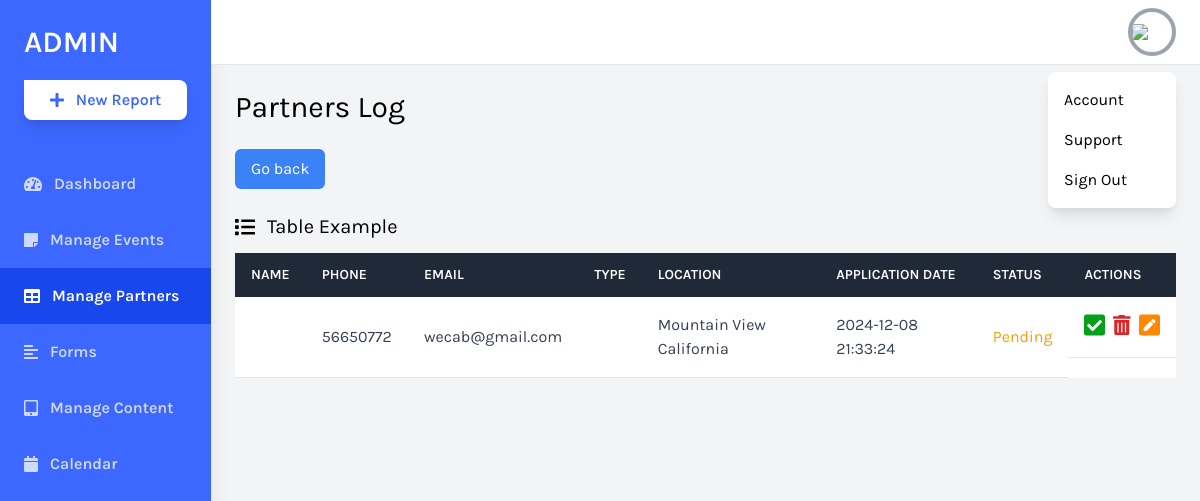
Page /daskboard/partnerLog.php on the earlier database version.
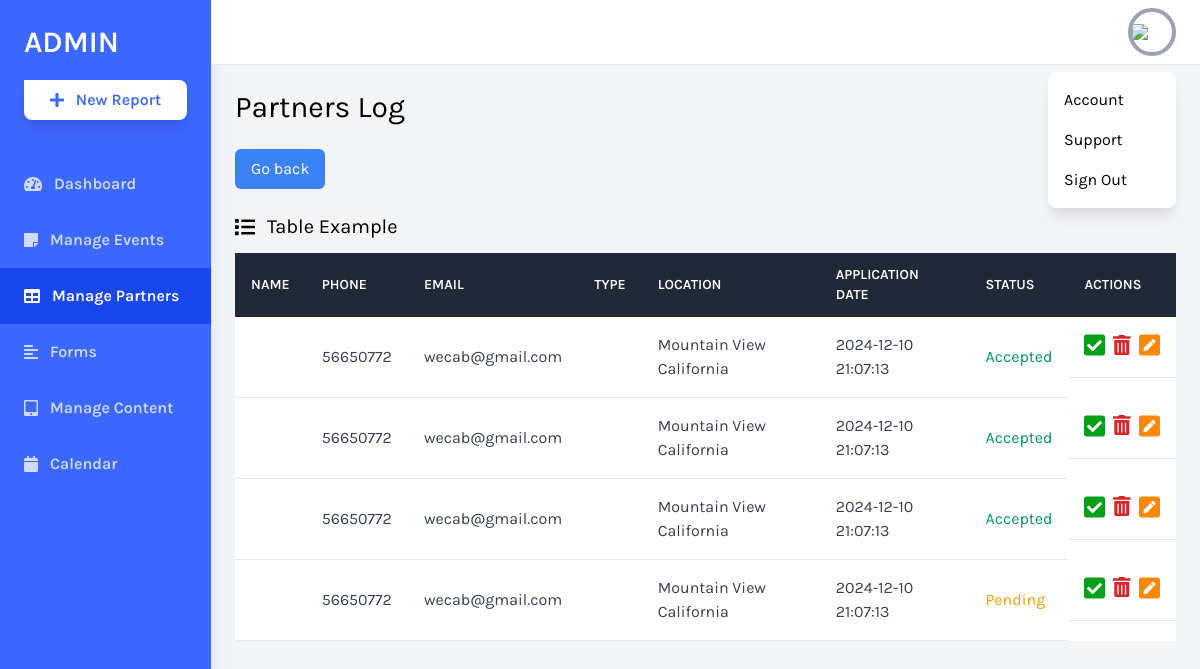
Same page on the later database version.
### tables this page shows
CREATE TABLE `partenaires` (
  `IDpartenaire` int(11) NOT NULL,
  `firstname` varchar(20) NOT NULL,
  `lastname` varchar(20) NOT NULL,
  `role` varchar(30) NOT NULL,
  `email` varchar(30) NOT NULL,
  `password` varchar(30) NOT NULL,
  `username` varchar(30) NOT NULL,
  `vertical` varchar(30) NOT NULL,
  `businessName` varchar(100) NOT NULL,
  `location` varchar(30) NOT NULL,
  `tel` varchar(30) NOT NULL,
  `statue` enum('P','A','D') NOT NULL DEFAULT 'P',
  `dateapplication` timestamp NOT NULL DEFAULT current_timestamp() ON UPDATE current_timestamp(),
  `message` text NOT NULL,
  `typepartenaire` varchar(30) NOT NULL
);

### daskboard/partnerLog.php (the view, shortened to what the changed rows need)
<?php
include "conn.php";
$req = "select * from partenaires ";
$res = mysqli_query($conn, $req);
?>
<!DOCTYPE html>
<html lang="en">
<head>
    <link href="https://cdnjs.cloudflare.com/ajax/libs/tailwindcss/2.2.19/tailwind.min.css" rel="stylesheet">
</head>
<body class="bg-gray-100 font-family-karla flex">
    <div class="relative w-full flex flex-col h-screen overflow-y-hidden">
        <div class="w-full h-screen overflow-x-hidden border-t flex flex-col">
            <main class="w-full flex-grow p-6">
                <h1 class="text-3xl text-black pb-6">Partners Log</h1>
                <div class="w-full mt-6">
                    <div class="bg-white overflow-auto">
                        <table class="min-w-full bg-white">
                            <thead class="bg-gray-800 text-white">
                                <tr>
                                    <th class="text-left py-3 px-4 uppercase font-semibold text-sm">Name</th>
                                    <th class="text-left py-3 px-4 uppercase font-semibold text-sm">Phone</th>
                                    <th class="text-left py-3 px-4 uppercase font-semibold text-sm">Email</th>
                                    <th class="text-left py-3 px-4 uppercase font-semibold text-sm">Type</th>
                                    <th class="text-left py-3 px-4 uppercase font-semibold text-sm">Location</th>
                                    <th class="text-left py-3 px-4 uppercase font-semibold text-sm">Application date</th>
                                    <th class="text-left py-3 px-4 uppercase font-semibold text-sm">Status</th>
                                    <th class="text-left py-3 px-4 uppercase font-semibold text-sm">Actions</th>
                                </tr>
                            </thead>
                            <tbody class="text-gray-700">
                            <tr>
                            <?php
                                    if(mysqli_num_rows($res)) {
                                        while($row = mysqli_fetch_assoc($res)) {
                                            echo "<td class='py-4 px-4 border-b border-grey-light'>" .$row['username'] ."</td>";
                                            echo "<td class='py-4 px-4 border-b border-grey-light'>" .$row['tel'] ."</td>";
                                            echo "<td class='py-4 px-4 border-b border-grey-light'>" .$row['email'] ."</td>";
                                            echo "<td class='py-4 px-4 border-b border-grey-light'>" .$row['typepartenaire'] ."</td>";
                                            echo "<td class='py-4 px-4 border-b border-grey-light'>" .$row['location'] ."</td>";
                                            echo "<td class='py-4 px-4 border-b border-grey-light'>" .$row['dateapplication'] ."</td>";
                                            if($row['statue'] =="P") {
                                                echo "<td class='py-4 px-4 border-b border-grey-light text-yellow-500'>Pending</td>";
                                            }
                                            if($row['statue'] =="A") {
                                                echo "<td class='py-4 px-4 border-b border-grey-light text-green-600'>Accepted</td>";
                                            }
                                            echo "<td class='py-4 px-4 border-b border-grey-light flex items-center '>
                                      <a href='partnersAccept.php?IDpartenaire=".$row['IDpartenaire']."'>
                                            <i class='fas fa-check-square text-2xl'
                                                style='color: rgb(4, 160, 25);'></i></a>
                                        <a href='partnersReject.php?IDpartenaire=".$row['IDpartenaire']."'>
                                            <i class='fas fa-trash-alt text-xl text-red-600 ml-2'
                                                aria-hidden='true'></i></a>
                                                 <a href='partnersPending.php?IDpartenaire=".$row['IDpartenaire']."'>
                                            <i class='fas fa-pen-square text-2xl ml-2'
                                                style='color: rgb(255, 136, 0);'></i></a>
                                    </td>
                                </tr>";
                                        }
                                    }
                                    ?>
                            </tbody>
                        </table>
                    </div>
                </div>
            </main>
        </div>
    </div>
</body>
</html>

Differences in the rows shown:
changed partenaires (number 1 of 4 on the later page): dateapplication "2024-12-08 21:33:24" → "2024-12-10 21:07:13"; statue "Pending" → "Accepted"
added partenaires: tel "56650772", email "wecab@gmail.com", location "Mountain View California", dateapplication "2024-12-10 21:07:13", statue "Accepted"
added partenaires: tel "56650772", email "wecab@gmail.com", location "Mountain View California", dateapplication "2024-12-10 21:07:13", statue "Accepted"
added partenaires: tel "56650772", email "wecab@gmail.com", location "Mountain View California", dateapplication "2024-12-10 21:07:13", statue "Pending"
